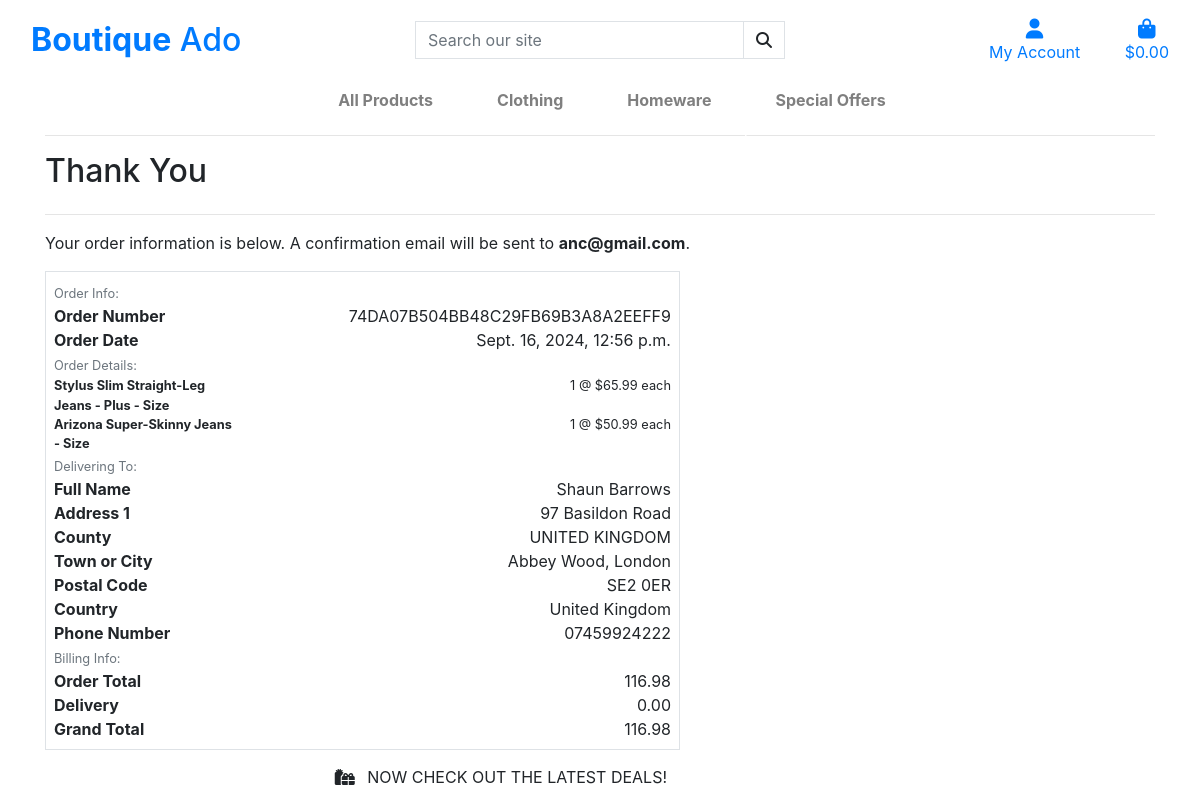
Page /checkout/checkout_success/74DA07B504BB48C29FB69B3A8A2EEFF9 on the committed database.
### checkout/models.py (models this page shows, shortened)
class Order(models.Model):
    order_number = models.CharField(max_length=32, null=False, editable=False)  # Unique order number, not editable
    full_name = models.CharField(max_length=50, null=False, blank=False)  # Full name of the customer
    email = models.EmailField(max_length=254, null=False, blank=False)  # Customer email address
    phone_number = models.CharField(max_length=20, null=False, blank=False)  # Customer phone number
    country = CountryField(blank_label='Country *', null=False, blank=False)# Customer's country
    postcode = models.CharField(max_length=20, null=True, blank=True)  # Postal code, optional field
    town_or_city = models.CharField(max_length=40, null=False, blank=False)  # Customer's town or city
    street_address1 = models.CharField(max_length=80, null=False, blank=False)  # Primary street address
    street_address2 = models.CharField(max_length=80, null=True, blank=True)  # Secondary street address (optional)
    county = models.CharField(max_length=80, null=True, blank=True)  # County or region (optional)
    date = models.DateTimeField(auto_now_add=True)  # Date the order was created, automatically set
    delivery_cost = models.DecimalField(max_digits=6, decimal_places=2, null=False, default=0)  # Cost of delivery
    order_total = models.DecimalField(max_digits=10, decimal_places=2, null=False, default=0)  # Total cost of the order (excluding delivery)
    grand_total = models.DecimalField(max_digits=10, decimal_places=2, null=False, default=0)  # Total cost of the order (including delivery)
    original_bag = models.TextField(null=False, blank=False, default='')
    stripe_pid = models.CharField(max_length=254, null=False, blank=False, default='')

class OrderLineItem(models.Model):
    order = models.ForeignKey(Order, null=False, blank=False, on_delete=models.CASCADE, related_name='lineitems')
    product = models.ForeignKey(Product, null=False, blank=False, on_delete=models.CASCADE)  # Link to the ordered product
    product_size = models.CharField(max_length=2, null=True, blank=True)  # Optional size of the product (XS, S, M, L, XL)
    quantity = models.IntegerField(null=False, blank=False, default=0)  # Quantity of this product in the order
    lineitem_total = models.DecimalField(max_digits=6, decimal_places=2, null=False, blank=False, editable=False)  # Total cost for this line item

### products/models.py (models this page shows, shortened)
class Product(models.Model):
    category = models.ForeignKey('Category', null=True, blank=True, on_delete=models.SET_NULL)
    sku = models.CharField(max_length=254, null=True, blank=True)
    name = models.CharField(max_length=254)
    description = models.TextField()
    has_sizes = models.BooleanField(default=False, null=True, blank=True)
    price = models.DecimalField(max_digits=6, decimal_places=2)
    rating = models.DecimalField(max_digits=6, decimal_places=2, null=True, blank=True)
    image_url = models.URLField(max_length=1024, null=True, blank=True)
    image = models.ImageField(null=True, blank=True)

### checkout/views.py (the view)
# urls.py: path('checkout_success/<order_number>', views.checkout_success, name='checkout_success'),
def checkout_success(request, order_number):
    save_info = request.session.get('save_info')
    order = get_object_or_404(Order, order_number=order_number)
    messages.success(request, f'Order successfully processed! \
        Your order number is {order_number}. A confirmation \
        email will be sent to {order.email}.')
    if 'bag' in request.session:
        del request.session['bag']
    template = 'checkout/checkout_success.html'
    context = {
        'order': order,
    }
    return render(request, template, context)

### bag/contexts.py (called while the page is built, shortened)
def bag_contents(request):
    bag_items = []
    total = 0
    product_count = 0
    bag = request.session.get('bag', {})
    if total < settings.FREE_DELIVERY_THRESHOLD:
        delivery = total * Decimal(settings.STANDARD_DELIVERY_PERCENTAGE / 100)
        free_delivery_delta = settings.FREE_DELIVERY_THRESHOLD - total
    else:
        delivery = 0
        free_delivery_delta = 0
    grand_total = delivery + total
    context = {
        'bag_items': bag_items,
        'total': total,
        'product_count': product_count,
        'delivery': delivery,
        'free_delivery_delta': free_delivery_delta,
        'free_delivery_threshold': settings.FREE_DELIVERY_THRESHOLD,
        'grand_total': grand_total,
    }
    return context

### checkout/templates/checkout/checkout_success.html (shortened to what this page needs)
{% extends "base.html" %}
{% load static %}
{% block extra_css %}
    <link rel="stylesheet" href="{% static 'checkout/css/checkout.css' %}">
{% endblock %}
{% block content %}
    <div class="container">
        <div class="row">
            <div class="col">
                <hr>
                <h2 class="logo-font mb-4">Thank You</h2>
                <hr>
                <p class="text-black">Your order information is below. A confirmation email will be sent to <strong>{{ order.email }}</strong>.</p>
            </div>
        </div>
        <div class="row">
            <div class="col-12 col-lg-7">
                <div class="order-confirmation-wrapper p-2 border">
                    <div class="row">
                        <div class="col">
                            <small class="text-muted">Order Info:</small>
                        </div>
                    </div>
                    <div class="row">
                        <div class="col-12 col-md-4">
                            <p class="mb-0 text-black font-weight-bold">Order Number</p>
                        </div>
                        <div class="col-12 col-md-8 text-md-right">
                            <p class="mb-0">{{ order.order_number }}</p>
                        </div>
                    </div>
                    <div class="row">
                        <div class="col-12 col-md-4">
                            <p class="mb-0 text-black font-weight-bold">Order Date</p>
                        </div>
                        <div class="col-12 col-md-8 text-md-right">
                            <p class="mb-0">{{ order.date }}</p>
                        </div>
                    </div>
                    <div class="row">
                        <div class="col">
                            <small class="text-muted">Order Details:</small>
                        </div>
                    </div>
                    {% for item in order.lineitems.all %}
                    <div class="row">
                        <div class="col-12 col-md-4">
                            <p class="small mb-0 text-black font-weight-bold">
                                {{ item.product.name }}{% if item.product_size %} - Size {{ item.product.size|upper }}{% endif %}
                            </p>
                        </div>
                        <div class="col-12 col-md-8 text-md-right">
                            <p class="small mb-0">{{ item.quantity }} @ ${{ item.product.price }} each</p>
                        </div>
                    </div>
                    {% endfor %}
                    <div class="row">
                        <div class="col">
                            <small class="text-muted">Delivering To:</small>
                        </div>
                    </div>
                    <div class="row">
                        <div class="col-12 col-md-4">
                            <p class="mb-0 text-black font-weight-bold">Full Name</p>
                        </div>
                        <div class="col-12 col-md-8 text-md-right">
                            <p class="mb-0">{{ order.full_name }}</p>
                        </div>
                    </div>
                    <div class="row">
                        <div class="col-12 col-md-4">
                            <p class="mb-0 text-black font-weight-bold">Address 1</p>
                        </div>
                        <div class="col-12 col-md-8 text-md-right">
                            <p class="mb-0">{{ order.street_address1 }}</p>
                        </div>
                    </div>
                    {% if order.county %}
                    <div class="row">
                        <div class="col-12 col-md-4">
                            <p class="mb-0 text-black font-weight-bold">County</p>
                        </div>
                        <div class="col-12 col-md-8 text-md-right">
                            <p class="mb-0">{{ order.county }}</p>
                        </div>
                    </div>
                    {% endif %}
                    <div class="row">
                        <div class="col-12 col-md-4">
                            <p class="mb-0 text-black font-weight-bold">Town or City</p>
                        </div>
                        <div class="col-12 col-md-8 text-md-right">
                            <p class="mb-0">{{ order.town_or_city }}</p>
                        </div>
                    </div>
                    {% if order.postcode %}
                    <div class="row">
                        <div class="col-12 col-md-4">
                            <p class="mb-0 text-black font-weight-bold">Postal Code</p>
                        </div>
                        <div class="col-12 col-md-8 text-md-right">
                            <p class="mb-0">{{ order.postcode }}</p>
                        </div>
                    </div>
                    {% endif %}
                    <div class="row">
                        <div class="col-12 col-md-4">
                            <p class="mb-0 text-black font-weight-bold">Country</p>
                        </div>
                        <div class="col-12 col-md-8 text-md-right">
                            <p class="mb-0">{{ order.country }}</p>
                        </div>
                    </div>
                    <div class="row">
                        <div class="col-12 col-md-4">
                            <p class="mb-0 text-black font-weight-bold">Phone Number</p>
                        </div>
                        <div class="col-12 col-md-8 text-md-right">
                            <p class="mb-0">{{ order.phone_number }}</p>
                        </div>
                    </div>
                    <div class="row">
                        <div class="col">
                            <small class="text-muted">Billing Info:</small>
                        </div>
                    </div>
                    <div class="row">
                        <div class="col-12 col-md-4">
                            <p class="mb-0 text-black font-weight-bold">Order Total</p>
                        </div>
                        <div class="col-12 col-md-8 text-md-right">
                            <p class="mb-0">{{ order.order_total }}</p>
                        </div>
                    </div>
                    <div class="row">
                        <div class="col-12 col-md-4">
                            <p class="mb-0 text-black font-weight-bold">Delivery</p>
                        </div>
                        <div class="col-12 col-md-8 text-md-right">
                            <p class="mb-0">{{ order.delivery_cost }}</p>
                        </div>
                    </div>
                    <div class="row">
                        <div class="col-12 col-md-4">
                            <p class="mb-0 text-black font-weight-bold">Grand Total</p>
                        </div>
                        <div class="col-12 col-md-8 text-md-right">
                            <p class="mb-0">{{ order.grand_total }}</p>
                        </div>
                    </div>
                </div>
            </div>
        </div>
        <div class="row">
			<div class="col-12 col-lg-7 text-right">
				<a href="{% url 'products' %}?category=new_arrivals,deals,clearance" class="btn btn-black rounded-0 my-2">
					<span class="icon mr-2">
						<i class="fas fa-gifts"></i>
					</span>
					<span class="text-uppercase">Now check out the latest deals!</span>
				</a>
			</div>
		</div>
    </div>
{% endblock %}

### rows in the picture
Order: email "anc@gmail.com", order_number "74DA07B504BB48C29FB69B3A8A2EEFF9", date "Sept. 16, 2024, 12:56 p.m.", full_name "Shaun Barrows", street_address1 "97 Basildon Road", county "UNITED KINGDOM", town_or_city "Abbey Wood, London", postcode "SE2 0ER", country "United Kingdom", phone_number "07459924222", order_total "116.98", delivery_cost "0.00", grand_total "116.98"
OrderLineItem: product.name "Stylus Slim Straight-Leg Jeans - Plus", quantity "1", product.price "65.99"
OrderLineItem: product.name "Arizona Super-Skinny Jeans", quantity "1", product.price "50.99"
